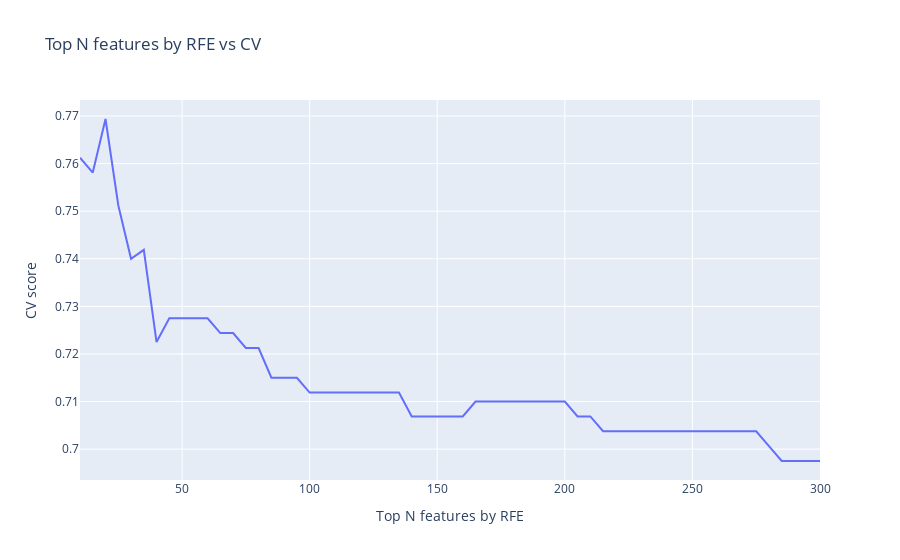

Source (notebook cell):
### Code cell
scores_list = []
for i in range(10, 301, 5):
    s = RFE(model, n_features_to_select=i, step=1)
    X_train1 = s.fit_transform(X_train, y_train.values.astype(int))
    X_test1 = s.transform(X_test)
    prediction_lr_1, scores = train_model(X_train1, X_test1, y_train, params=None, model_type='sklearn', model=model)
    scores_list.append(np.mean(scores))
    
data = [go.Scatter(
        x = list(range(10, 301, 5)),
        y = scores_list,
        name = 'CV scores RFE'
    )]
layout = go.Layout(dict(title = "Top N features by RFE vs CV",
                  xaxis = dict(title = 'Top N features by RFE'),
                  yaxis = dict(title = 'CV score'),
                  ))
py.iplot(dict(data=data, layout=layout), filename='basic-line')

### Figure 1 — Plotly figure (JSON) as saved in the notebook; plotly's stock layout.template omitted (floating-point values rounded to 4 significant figures)
{"data": [{"name": "CV scores RFE", "type": "scatter", "x": [10, 15, 20, 25, 30, 35, 40, 45, 50, 55, 60, 65, 70, 75, 80, 85, 90, 95, 100, 105, 110, 115, 120, 125, 130, 135, 140, 145, 150, 155, 160, 165, 170, 175, 180, 185, 190, 195, 200, 205, 210, 215, 220, 225, 230, 235, 240, 245, 250, 255, 260, 265, 270, 275, 280, 285, 290, 295, 300], "y": [0.7612, 0.7581, 0.7694, 0.7512, 0.74, 0.7419, 0.7225, 0.7275, 0.7275, 0.7275, 0.7275, 0.7244, 0.7244, 0.7213, 0.7213, 0.715, 0.715, 0.715, 0.7119, 0.7119, 0.7119, 0.7119, 0.7119, 0.7119, 0.7119, 0.7119, 0.7069, 0.7069, 0.7069, 0.7069, 0.7069, 0.71, 0.71, 0.71, 0.71, 0.71, 0.71, 0.71, 0.71, 0.7069, 0.7069, 0.7037, 0.7037, 0.7037, 0.7037, 0.7037, 0.7037, 0.7037, 0.7037, 0.7037, 0.7037, 0.7037, 0.7037, 0.7037, 0.7006, 0.6975, 0.6975, 0.6975, 0.6975]}], "layout": {"title": {"text": "Top N features by RFE vs CV"}, "xaxis": {"title": {"text": "Top N features by RFE"}}, "yaxis": {"title": {"text": "CV score"}}}}
